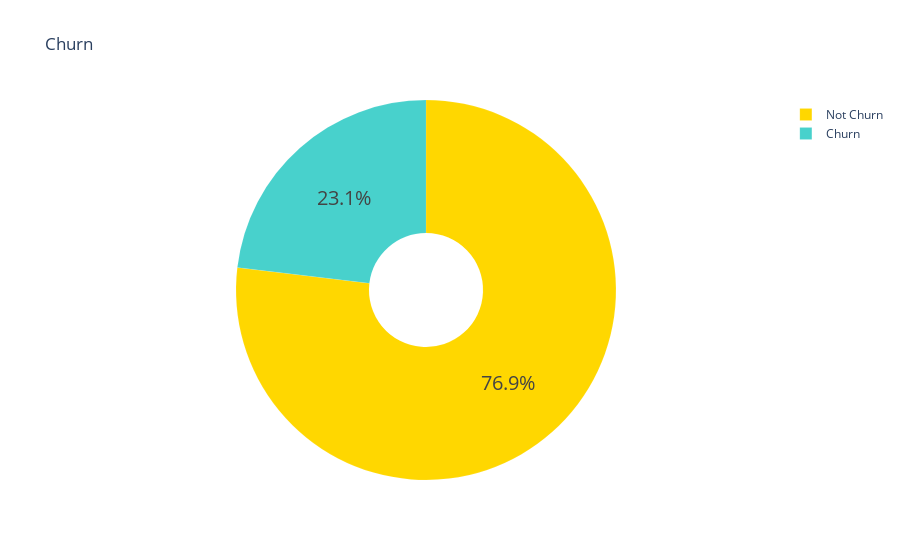

Notebook cell for this chart:
### Code cell
import plotly.graph_objects as go
colors = ['gold', 'mediumturquoise']
labels = ['Not Churn','Churn']
values = df['Is_Churn'].value_counts()/df['Is_Churn'].shape[0]
fig = go.Figure(data=[go.Pie(labels = labels,
                             values=values,hole=.3)])
fig.update_traces(hoverinfo='label+percent', textinfo='percent', textfont_size=20,
                  marker=dict(colors=colors, line=dict(color='white', width=0.1)))
fig.update_layout(
    title_text="Churn",
)
fig.show()

### Figure 1 — Plotly figure (JSON) as saved in the notebook; plotly's stock layout.template omitted (floating-point values rounded to 4 significant figures)
{"data": [{"hole": 0.3, "hoverinfo": "label+percent", "labels": ["Not Churn", "Churn"], "marker": {"colors": ["gold", "mediumturquoise"], "line": {"color": "white", "width": 0.1}}, "textfont": {"size": 20}, "textinfo": "percent", "type": "pie", "values": [0.7689, 0.2311]}], "layout": {"title": {"text": "Churn"}}}
